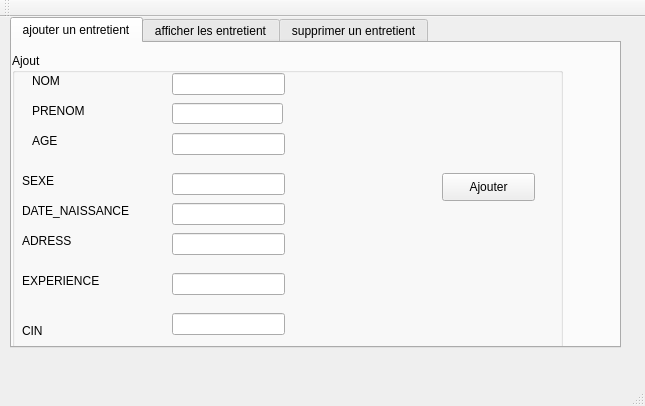
<?xml version="1.0" encoding="UTF-8"?>
<ui version="4.0">
 <class>MainWindow</class>
 <widget class="QMainWindow" name="MainWindow">
  <property name="geometry">
   <rect>
    <x>0</x>
    <y>0</y>
    <width>645</width>
    <height>406</height>
   </rect>
  </property>
  <property name="windowTitle">
   <string>Gestion des Clients</string>
  </property>
  <widget class="QWidget" name="centralWidget">
   <widget class="QTabWidget" name="tabWidget">
    <property name="geometry">
     <rect>
      <x>10</x>
      <y>0</y>
      <width>611</width>
      <height>331</height>
     </rect>
    </property>
    <property name="currentIndex">
     <number>0</number>
    </property>
    <widget class="QWidget" name="tab">
     <attribute name="title">
      <string>ajouter un entretient</string>
     </attribute>
     <widget class="QGroupBox" name="groupBox">
      <property name="geometry">
       <rect>
        <x>0</x>
        <y>10</y>
        <width>551</width>
        <height>301</height>
       </rect>
      </property>
      <property name="title">
       <string>Ajout</string>
      </property>
      <widget class="QLabel" name="label">
       <property name="geometry">
        <rect>
         <x>20</x>
         <y>80</y>
         <width>56</width>
         <height>16</height>
        </rect>
       </property>
       <property name="text">
        <string>AGE</string>
       </property>
      </widget>
      <widget class="QLabel" name="label_2">
       <property name="geometry">
        <rect>
         <x>20</x>
         <y>20</y>
         <width>56</width>
         <height>16</height>
        </rect>
       </property>
       <property name="text">
        <string>NOM</string>
       </property>
      </widget>
      <widget class="QLabel" name="label_3">
       <property name="geometry">
        <rect>
         <x>20</x>
         <y>50</y>
         <width>56</width>
         <height>16</height>
        </rect>
       </property>
       <property name="text">
        <string>PRENOM</string>
       </property>
      </widget>
      <widget class="QLineEdit" name="le_AGE">
       <property name="geometry">
        <rect>
         <x>160</x>
         <y>80</y>
         <width>113</width>
         <height>22</height>
        </rect>
       </property>
      </widget>
      <widget class="QLineEdit" name="le_NOM">
       <property name="geometry">
        <rect>
         <x>160</x>
         <y>20</y>
         <width>113</width>
         <height>22</height>
        </rect>
       </property>
      </widget>
      <widget class="QLineEdit" name="le_PRENOM">
       <property name="geometry">
        <rect>
         <x>160</x>
         <y>50</y>
         <width>111</width>
         <height>21</height>
        </rect>
       </property>
      </widget>
      <widget class="QPushButton" name="pb_ajouter">
       <property name="geometry">
        <rect>
         <x>430</x>
         <y>120</y>
         <width>93</width>
         <height>28</height>
        </rect>
       </property>
       <property name="text">
        <string>Ajouter</string>
       </property>
      </widget>
      <widget class="QLineEdit" name="le_SEXE">
       <property name="geometry">
        <rect>
         <x>160</x>
         <y>120</y>
         <width>113</width>
         <height>22</height>
        </rect>
       </property>
      </widget>
      <widget class="QLineEdit" name="le_DATE_NAISSANCE">
       <property name="geometry">
        <rect>
         <x>160</x>
         <y>150</y>
         <width>113</width>
         <height>22</height>
        </rect>
       </property>
      </widget>
      <widget class="QLineEdit" name="le_ADRESS">
       <property name="geometry">
        <rect>
         <x>160</x>
         <y>180</y>
         <width>113</width>
         <height>22</height>
        </rect>
       </property>
      </widget>
      <widget class="QLineEdit" name="le_EXPERINCE">
       <property name="geometry">
        <rect>
         <x>160</x>
         <y>220</y>
         <width>113</width>
         <height>22</height>
        </rect>
       </property>
      </widget>
      <widget class="QLineEdit" name="le_CIN">
       <property name="geometry">
        <rect>
         <x>160</x>
         <y>260</y>
         <width>113</width>
         <height>22</height>
        </rect>
       </property>
      </widget>
      <widget class="QLabel" name="label_10">
       <property name="geometry">
        <rect>
         <x>10</x>
         <y>120</y>
         <width>56</width>
         <height>16</height>
        </rect>
       </property>
       <property name="text">
        <string>SEXE</string>
       </property>
      </widget>
      <widget class="QLabel" name="label_11">
       <property name="geometry">
        <rect>
         <x>10</x>
         <y>150</y>
         <width>121</width>
         <height>16</height>
        </rect>
       </property>
       <property name="text">
        <string>DATE_NAISSANCE</string>
       </property>
      </widget>
      <widget class="QLabel" name="label_12">
       <property name="geometry">
        <rect>
         <x>10</x>
         <y>180</y>
         <width>56</width>
         <height>16</height>
        </rect>
       </property>
       <property name="text">
        <string>ADRESS</string>
       </property>
      </widget>
      <widget class="QLabel" name="label_13">
       <property name="geometry">
        <rect>
         <x>10</x>
         <y>220</y>
         <width>91</width>
         <height>16</height>
        </rect>
       </property>
       <property name="text">
        <string>EXPERIENCE</string>
       </property>
      </widget>
      <widget class="QLabel" name="label_14">
       <property name="geometry">
        <rect>
         <x>10</x>
         <y>270</y>
         <width>56</width>
         <height>16</height>
        </rect>
       </property>
       <property name="text">
        <string>CIN</string>
       </property>
      </widget>
     </widget>
    </widget>
    <widget class="QWidget" name="tab_2">
     <attribute name="title">
      <string>afficher les entretient</string>
     </attribute>
     <widget class="QTableView" name="tab_entretient">
      <property name="geometry">
       <rect>
        <x>5</x>
        <y>11</y>
        <width>611</width>
        <height>301</height>
       </rect>
      </property>
     </widget>
    </widget>
    <widget class="QWidget" name="tab_3">
     <attribute name="title">
      <string>supprimer un entretient</string>
     </attribute>
     <widget class="QLabel" name="label_4">
      <property name="geometry">
       <rect>
        <x>40</x>
        <y>110</y>
        <width>91</width>
        <height>20</height>
       </rect>
      </property>
      <property name="text">
       <string>CIN</string>
      </property>
     </widget>
     <widget class="QLineEdit" name="le_cin_sup">
      <property name="geometry">
       <rect>
        <x>220</x>
        <y>110</y>
        <width>113</width>
        <height>22</height>
       </rect>
      </property>
     </widget>
     <widget class="QPushButton" name="pb_sup">
      <property name="geometry">
       <rect>
        <x>430</x>
        <y>110</y>
        <width>93</width>
        <height>28</height>
       </rect>
      </property>
      <property name="text">
       <string>Supprimer</string>
      </property>
     </widget>
    </widget>
   </widget>
  </widget>
  <widget class="QMenuBar" name="menuBar">
   <property name="geometry">
    <rect>
     <x>0</x>
     <y>0</y>
     <width>645</width>
     <height>26</height>
    </rect>
   </property>
  </widget>
  <widget class="QToolBar" name="mainToolBar">
   <attribute name="toolBarArea">
    <enum>TopToolBarArea</enum>
   </attribute>
   <attribute name="toolBarBreak">
    <bool>false</bool>
   </attribute>
  </widget>
  <widget class="QStatusBar" name="statusBar"/>
 </widget>
 <layoutdefault spacing="6" margin="11"/>
 <resources/>
 <connections/>
</ui>
